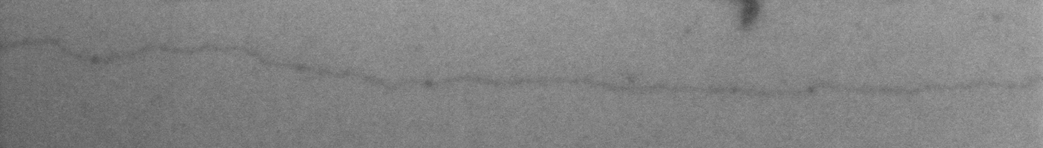
#> input picture example/Alu4.tif, 1043 x 148 px
$ python -i dna_backbone_trace.py   (imports and definitions only)
#> lines starting #> are read from the running program, lines starting #| are printed output that depends on the picture; after the words box and inside, x2 and y2 are one past the last pixel; in counts of white or black regions, pixels touching at a corner belong together
"""
DNA Backbone Tracer for SEM/TEM images
- CLAHE enhancement → line strength map → Dynamic Programming trace
- Ridge detection → graph → Dijkstra trace (handles folds/kinks)
- Extracts intensity (Mean, SD, Min, Max) from ORIGINAL image
- Background sampled from above/below the trace
- Outputs: overlay image with data table

Usage:
    python dna_backbone_trace.py <image_path> [options]

Example:
    python dna_backbone_trace.py image.tif
    python dna_backbone_trace.py image.tif --hfw 4.14
    python dna_backbone_trace.py image.tif --y_band 370 450 --x_range 70 1060
    python dna_backbone_trace.py image.tif --trace_method ridge
"""

import argparse
import numpy as np
from PIL import Image, ImageDraw, ImageFont
from scipy.ndimage import gaussian_filter, uniform_filter, uniform_filter1d, label, binary_dilation
from skimage import exposure
from skimage.filters import meijering
from skimage.morphology import disk
from skimage.measure import regionprops
import matplotlib
# [1 line not run here, left out]
import matplotlib.pyplot as plt
import os
import openpyxl


# [184 lines left out: functions mask_round_blobs, compute_line_strength, compute_line_strength_meijering, _dp_one_direction, dp_trace, dp_trace_intensity and 1 more, not called in this run]


def _build_ridge_map(band, meijering_sigmas=range(1, 4), continuity_window=25):
    """
    Build enhanced ridge map: Meijering filter + horizontal continuity weighting.
    Dark lines on bright background → high ridge score.
    """
    band_norm = (band - band.min()) / (band.max() - band.min() + 1e-6)
    band_inv = 1.0 - band_norm
    ridge_raw = meijering(band_inv, sigmas=meijering_sigmas, black_ridges=False)
    ridge_raw = ridge_raw / (ridge_raw.max() + 1e-6)

    # Horizontal continuity: boost sustained ridges over point noise
    ridge_cont = uniform_filter(ridge_raw, size=[1, continuity_window])
    r_norm = ridge_raw / (ridge_raw.std() + 1e-6)
    c_norm = ridge_cont / (ridge_cont.std() + 1e-6)
    combined = 0.4 * r_norm + 0.6 * c_norm
    combined = combined / (combined.max() + 1e-6)
    return combined


def _find_ridge_endpoints(ridge_map, seed_percentile=90, min_seed_size=20):
    """
    Find DNA trace endpoints from high-ridge seed regions.
    Uses top percentile of ridge map, removes small objects,
    then finds the two seed pixels with maximum Euclidean distance
    (orientation-agnostic: works for horizontal, vertical, or diagonal DNA).
    Returns (endpoint_a, endpoint_b) as (y, x) tuples, or None if failed.
    """
    from skimage.morphology import remove_small_objects
    from scipy.spatial import cKDTree

    nonzero = ridge_map[ridge_map > 0.01]
    if len(nonzero) == 0:
        return None

    thresh = np.percentile(nonzero, seed_percentile)
    seeds = ridge_map > thresh
    seeds = remove_small_objects(seeds, min_size=min_seed_size)

    seed_ys, seed_xs = np.where(seeds)
    if len(seed_ys) < 2:
        return None

    coords = np.column_stack([seed_ys, seed_xs])

    # Find the two farthest seed pixels (orientation-agnostic)
    # Step 1: pick one extreme via convex hull or simple max-distance search
    # Use BFS-like approach: pick arbitrary point, find farthest, then from that find farthest
    tree = cKDTree(coords)
    # Start from first point, find farthest
    dists_0 = np.sqrt(np.sum((coords - coords[0])**2, axis=1))
    idx_a = np.argmax(dists_0)
    # From that point, find farthest
    dists_a = np.sqrt(np.sum((coords - coords[idx_a])**2, axis=1))
    idx_b = np.argmax(dists_a)

    ep_a = (int(coords[idx_a, 0]), int(coords[idx_a, 1]))
    ep_b = (int(coords[idx_b, 0]), int(coords[idx_b, 1]))

    dist = np.sqrt((ep_a[0] - ep_b[0])**2 + (ep_a[1] - ep_b[1])**2)
    if dist < 10:
        return None

    return ep_a, ep_b


def ridge_trace(gray, y_lo=None, y_hi=None, x_lo=None, x_hi=None,
                meijering_sigmas=range(1, 4), smooth_sigma=2.0):
    """
    Ridge detection → MCP (Minimum Cost Path) trace.
    Handles DNA that doesn't span the full image and folds/kinks
    where the same x has multiple y values.

    Pipeline:
        1. Meijering filter + continuity weighting → ridge map
        2. Top-percentile seed regions → endpoint detection
        3. MCP (route_through_array) on inverse ridge cost surface
        4. Gaussian smoothing

    Args:
        gray: 2D grayscale image (float)
        y_lo, y_hi: Y search band (default: full image)
        x_lo, x_hi: X search range (default: full image)
        meijering_sigmas: σ range for Meijering filter (default: 1-3)
        smooth_sigma: σ for final trace smoothing (default: 2.0)

    Returns:
        cx, cy: arrays of trace coordinates (float), arc-length ordered.
                Duplicate x values are allowed.
    """
    from skimage.graph import route_through_array

    h_full, w_full = gray.shape
    if y_lo is None:
        y_lo = 0
    if y_hi is None:
        y_hi = h_full
    if x_lo is None:
        x_lo = 0
    if x_hi is None:
        x_hi = w_full

    band = gray[y_lo:y_hi, x_lo:x_hi]
    band_h, band_w = band.shape

    # Step 1: Enhanced ridge map (Meijering + continuity)
    ridge_map = _build_ridge_map(band, meijering_sigmas)

    # Step 2: Find endpoints from high-ridge seed regions
    endpoints = _find_ridge_endpoints(ridge_map)
    if endpoints is None:
        print("  Ridge trace: could not find endpoints, returning empty trace")
        return np.array([]), np.array([])

    ep_a, ep_b = endpoints
    print(f"  Endpoints: ({ep_a[1]+x_lo},{ep_a[0]+y_lo}) → "
          f"({ep_b[1]+x_lo},{ep_b[0]+y_lo})")

    # Step 3: MCP on inverse ridge cost surface
    cost_map = 1.0 / (ridge_map + 0.01)
    path, cost = route_through_array(cost_map, ep_a, ep_b, fully_connected=True)
    path = np.array(path)
    print(f"  MCP path: {len(path)} points, cost={cost:.1f}")

    cy_local = path[:, 0].astype(float)
    cx_local = path[:, 1].astype(float)

    # Step 4: Smooth the trace
    if smooth_sigma > 0 and len(cx_local) > 5:
        cx_smooth = gaussian_filter(cx_local, sigma=smooth_sigma)
        cy_smooth = gaussian_filter(cy_local, sigma=smooth_sigma)
    else:
        cx_smooth = cx_local
        cy_smooth = cy_local

    # Convert back to full image coordinates
    cx_out = cx_smooth + x_lo
    cy_out = cy_smooth + y_lo

    arc_len = np.sum(np.sqrt(np.diff(cx_out)**2 + np.diff(cy_out)**2))
    print(f"  Ridge trace: {len(cx_out)} points, arc length = {arc_len:.1f} px")

    return cx_out, cy_out


# [456 lines left out: functions auto_select_trace, measure_intensity, create_output_image, create_intensity_profile, create_separate_profiles, trim_edge_artifacts and 1 more, not called in this run]


ENDPOINTS_FILE = "endpoints.json"
PXUM_CONFIG_FILE = "pxum_config.json"


def _project_root():
    """Project root containing pxum_config.json and endpoints.json."""
    return os.path.dirname(os.path.abspath(__file__))


# [554 lines left out: functions _pxum_path, _load_pxum_raw, _save_pxum_entry, load_pxum_config, prompt_pxum_for, ensure_pxum_entries and 9 more, not called in this run]


# [2 lines not run here, left out]

>>> import cv2
>>> picture = cv2.imread('example/Alu4.tif', cv2.IMREAD_GRAYSCALE)
#> picture is the input picture: shape (148, 1043); min 69, max 174, mean 130.8
>>> result = ridge_trace(picture)
#> in _build_ridge_map, `band_norm = (band - band.min()) / (band.max() - band.min() + 1e-6)`:
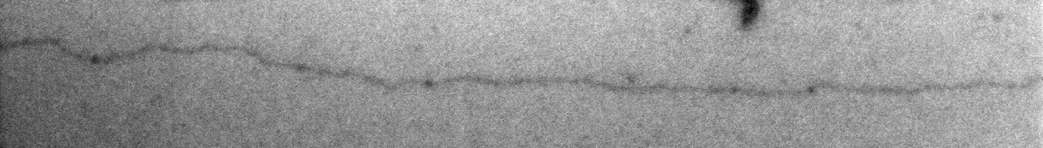
#> band_norm: shape (148, 1043) float64; min 0, max 1, mean 0.589
#> in _build_ridge_map, `band_inv = 1.0 - band_norm`:
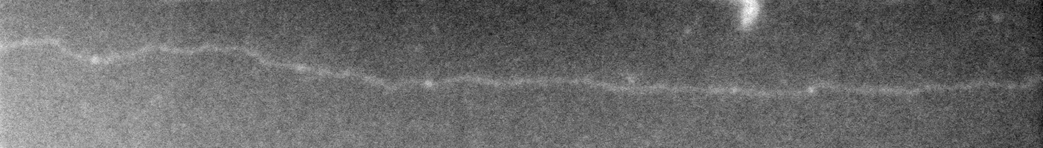
#> band_inv: shape (148, 1043) float64; min 9.52e-09, max 1, mean 0.411
#> in _build_ridge_map, `ridge_raw = meijering(band_inv, sigmas=meijering_sigmas, black_ridges=..`:
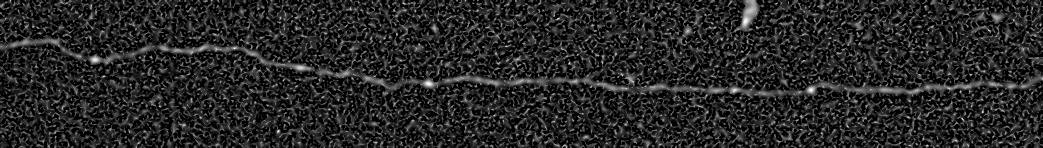
#> ridge_raw: shape (148, 1043) float64; min 0, max 1, mean 0.151
#> in _build_ridge_map, `combined = 0.4 * r_norm + 0.6 * c_norm`:
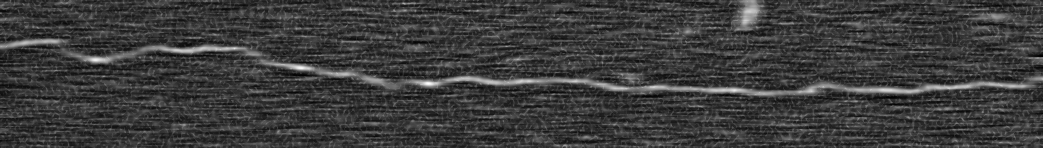
#> combined: shape (148, 1043) float64; min -1.09e-15, max 8.16, mean 1.94; drawn with min black and max white
#> in _find_ridge_endpoints, `thresh = np.percentile(nonzero, seed_percentile)`: thresh = 0.355
#> in _find_ridge_endpoints, `seeds = ridge_map > thresh`:
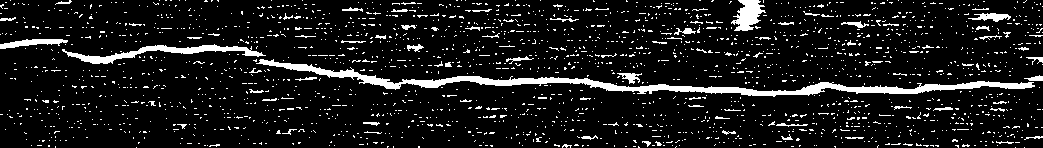
#> seeds: shape (148, 1043) bool; 10% white; 2029 white regions (1954 under 20 px), largest, box (x1, y1, x2, y2) and area: (256, 59, 1035, 97) 4640, (62, 44, 266, 64) 1126, (731, 0, 766, 31) 624
#> in _find_ridge_endpoints, `seeds = remove_small_objects(seeds, min_size=min_seed_size)`:
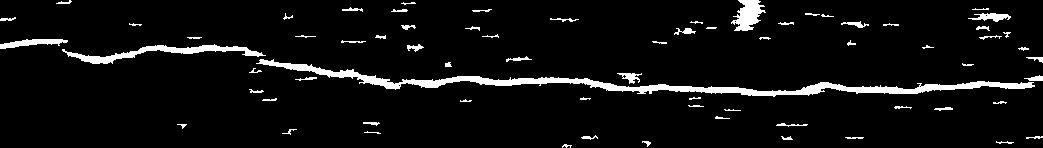
#> seeds: shape (148, 1043) bool; 5.9% white; 70 white regions, largest, box (x1, y1, x2, y2) and area: (256, 59, 1035, 97) 4632, (62, 44, 266, 64) 1121, (731, 0, 766, 31) 624
#> in _find_ridge_endpoints, `seed_ys, seed_xs = np.where(seeds)`: seed_ys = 9169 values from 0 to 147; seed_xs = 9169 values, max 1042 at index 3296, min 0 at index 860, mean 570
#> in _find_ridge_endpoints, `coords = np.column_stack([seed_ys, seed_xs])`: coords = 9169 pairs, first value 0 to 147, second value 0 to 1042
#> in _find_ridge_endpoints, `dists_0 = np.sqrt(np.sum((coords - coords[0])**2, axis=1))`: dists_0 = 9169 values, max 982.6 at index 9039, min 0 at index 0, mean 512.7
#> in _find_ridge_endpoints, `idx_a = np.argmax(dists_0)`: idx_a = 9039
#> in _find_ridge_endpoints, `dists_a = np.sqrt(np.sum((coords - coords[idx_a])**2, axis=1))`: dists_a = 9169 values, max 1048.7 at index 860, min 0 at index 9039, mean 483.1
#> in _find_ridge_endpoints, `idx_b = np.argmax(dists_a)`: idx_b = 860
#> in _find_ridge_endpoints, `ep_a = (int(coords[idx_a, 0]), int(coords[idx_a, 1]))`: ep_a = (137, 1042)
#> in _find_ridge_endpoints, `ep_b = (int(coords[idx_b, 0]), int(coords[idx_b, 1]))`: ep_b = (19, 0)
#> in _find_ridge_endpoints, `dist = np.sqrt((ep_a[0] - ep_b[0])**2 + (ep_a[1] - ep_b[1])**2)`: dist = 1048.7
#> in ridge_trace, `endpoints = _find_ridge_endpoints(ridge_map)`: endpoints = ((137, 1042), (19, 0))
#> in ridge_trace, `ep_a, ep_b = endpoints`: ep_a = (137, 1042); ep_b = (19, 0)
#|   Endpoints: (1042,137) → (0,19)
#> in ridge_trace, `cost_map = 1.0 / (ridge_map + 0.01)`:
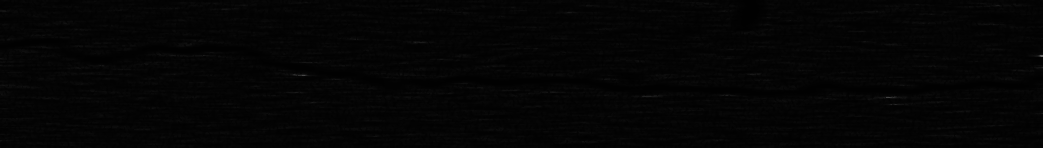
#> cost_map: shape (148, 1043) float64; min 0.99, max 100, mean 4.8
#> in ridge_trace, `path, cost = route_through_array(cost_map, ep_a, ep_b, fully_connected..`: path = 1084 pairs, first value 19 to 137, second value 0 to 1042; cost = 1975.8
#|   MCP path: 1084 points, cost=1975.8
#> in ridge_trace, `cy_local = path[:, 0].astype(float)`: cy_local = 1084 values, max 137 at index 0, min 19 at index 1083, mean 76.19
#> in ridge_trace, `cx_local = path[:, 1].astype(float)`: cx_local = 1084 values, max 1042 at index 0, min 0 at index 1083, mean 524.9
#> in ridge_trace, `cx_smooth = gaussian_filter(cx_local, sigma=smooth_sigma)`: cx_smooth = 1084 values, max 1040.8 at index 0, min 0.625 at index 1083, mean 524.9
#> in ridge_trace, `cy_smooth = gaussian_filter(cy_local, sigma=smooth_sigma)`: cy_smooth = 1084 values, max 137 at index 0, min 20.16 at index 1083, mean 76.19
#> in ridge_trace, `cx_out = cx_smooth + x_lo`: cx_out has the same summary as cx_smooth
#> in ridge_trace, `cy_out = cy_smooth + y_lo`: cy_out has the same summary as cy_smooth
#> in ridge_trace, `arc_len = np.sum(np.sqrt(np.diff(cx_out)**2 + np.diff(cy_out)**2))`: arc_len = 1108.9
#|   Ridge trace: 1084 points, arc length = 1108.9 px
